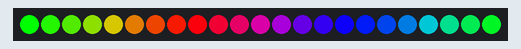
Simulated run of this program. Board: Raspberry Pi (BCM pin numbers). On the bench: 23 RGB LEDs in strip order, left to right.

Above: at 0.16 s.
At 4.96 s:
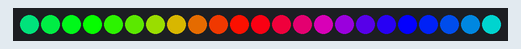
At 10.07 s:
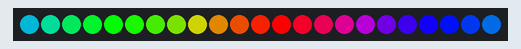
At 19.99 s:
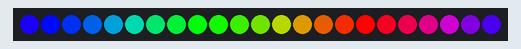
At 29.9 s:
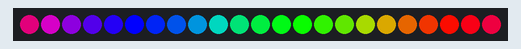
At 39.82 s:
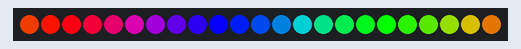

The program:

led_strip.py
```python
from rpi_ws281x import PixelStrip, Color
from time import sleep

# you must do: sudo pip install rpi_ws281x
# in the terminal before you can run this
# and you can only run this with the command
# sudo python led_strip.py
# in the terminal; it will not work in an IDE
# tutorial is at https://tutorials-raspberrypi.com/connect-control-raspberry-pi-ws2812-rgb-led-strips/

# config
LED_COUNT = 23 # if not using an external power source for leds try to only use a max of 30 connected LEDs
LED_PIN = 18 # this is the pin to plug in the green wire (not the ground/5v wire)
LED_FREQ_HZ = 800000
LED_DMA = 10
LED_BRIGHTNESS = 255 # 255 is the max brightness
LED_INVERT = False
LED_CHANNEL = 0
green = Color(0,255,0)
red = Color(255, 0, 0)
black = Color(0,0,0)

def green_strip(): # turns entire led strip green
    for x in range(LED_COUNT):
        strip.setPixelColor(x, green)
    strip.show()
def red_strip(): # turns entire led strip red
    for x in range(LED_COUNT):
        strip.setPixelColor(x, red)
    strip.show()
def clear_strip(): # turns off entire led strip
    for x in range(LED_COUNT):
        strip.setPixelColor(x, black)
    strip.show()
def wheel(pos):
    #Generate rainbow colors across 0-255 positions
    if pos < 85:
        return Color(pos * 3, 255 - pos * 3, 0)
    elif pos < 170:
        pos -= 85
        return Color(255 - pos * 3, 0, pos * 3)
    else:
        pos -= 170
        return Color(0, pos * 3, 255 - pos * 3)
def rainbow_cycle(strip, wait_ms=20, iterations=1):
    # draws a raindow that cycles across all leds
    for j in range(256*iterations):
        for i in range(strip.numPixels()):
            strip.setPixelColor(i, wheel((int(i * 256 / strip.numPixels()) + j) & 255))
        strip.show()
        sleep(wait_ms/1000.0)

strip = PixelStrip(LED_COUNT, LED_PIN, LED_FREQ_HZ, LED_DMA, LED_INVERT, LED_BRIGHTNESS, LED_CHANNEL)
strip.begin()
if __name__ == "__main__":
    try:
        while True:
            rainbow_cycle(strip)
    except KeyboardInterrupt:
        clear_strip()
```
